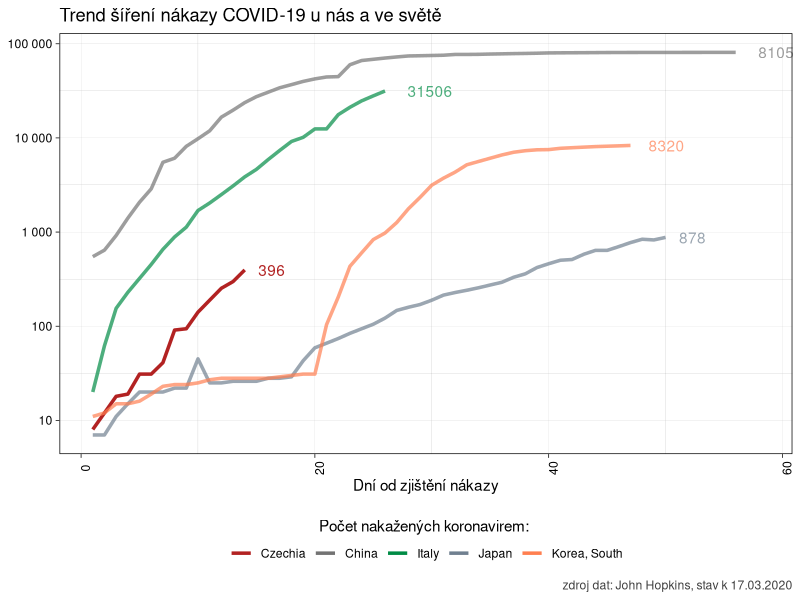
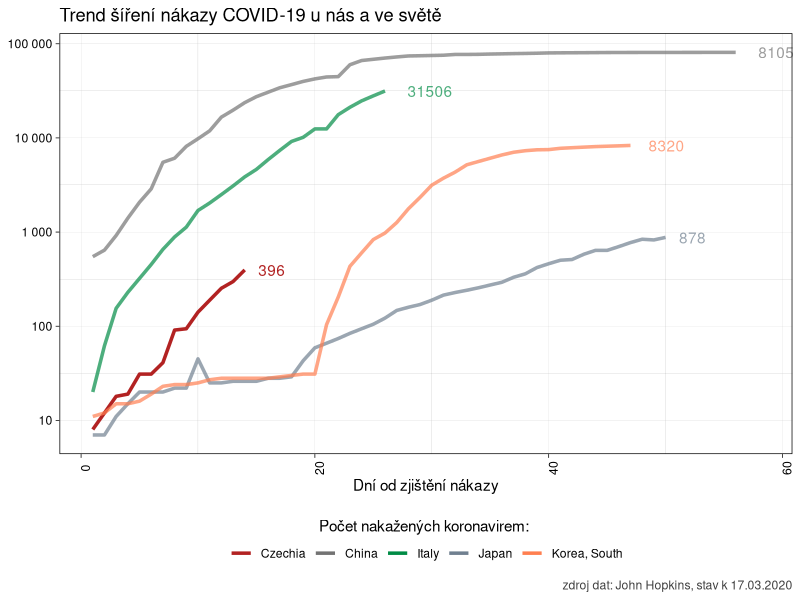

Write R code to recreate these figures, in order.
# pro srovnání...

library(tidyverse)

clean_data <- read_csv2("./data/raw_data.csv") %>% 
  filter(zeme %in% c("China", "Italy", "Japan", "Korea, South", "Czechia") & pocet > 0) %>% 
  mutate(zeme = fct_relevel(as.factor(zeme), "Czechia")) %>% 
  group_by(zeme, datum) %>% 
  summarise(pocet = sum(pocet)) %>% 
  filter(pocet > 5) %>%  # před pěti nemocnými je to hodně volatilní...
  group_by(zeme) %>% 
  arrange(datum) %>% 
  mutate(den = row_number())
  

ggplot(data = clean_data, aes(x = den, y = pocet, color = zeme, alpha = zeme)) +
  geom_line(lwd = 1.2) +
  geom_text(data = slice(clean_data, which.max(den)), 
            aes(x = den, y = pocet, label = pocet),
            hjust = -.5, show.legend = F) +
  labs(title = "Trend šíření nákazy COVID-19 u nás a ve světě",
       color = "Počet nakažených koronavirem: ",
       x = "Dní od zjištění nákazy",
       y = "Počet nakažených (log scale)",
       caption = paste("zdroj dat: John Hopkins, stav k", max(clean_data$datum) %>% 
                         format(format = "%d.%m.%Y"))) +
  scale_x_continuous(limits = c(1, max(clean_data$den)+2)) +
  scale_y_log10(labels = scales::number_format()) +
  scale_color_manual(values = c("Czechia" = "firebrick",
                                "China" = "gray45",
                                "Italy" = "springgreen4",
                                "Japan" = "slategray",
                                "Korea, South" = "coral"),
                     guide = guide_legend(title.position = "top",
                                          title.hjust = 0.5)) +
  scale_alpha_manual(values = c("Czechia" = 1,
                                "China" = .7,
                                "Italy" = .7,
                                "Japan" = .7,
                                "Korea, South" = .7),
                     guide = guide_none()) + 
  theme_linedraw() +
  theme(axis.text.x = element_text(angle = 90),
        axis.title.y =element_blank(),
        panel.grid.major = element_line(color = "gray75"),
        plot.caption = element_text(color = "gray25"),
        legend.position="bottom")

ggsave("cizina.png", dpi = 300, units = "cm", width = 25, height = 16)
